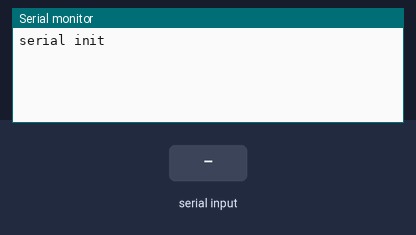
Simulated run of this sketch. Board: Arduino Uno, built with avr-gcc and run on an emulated ATmega328P. On the bench: the last lines printed to the serial monitor. Inputs (shaded band) come from the test bench.

Above: at 1.2 s.
1.3 s: "1" received over the second serial link
At 1.8 s:
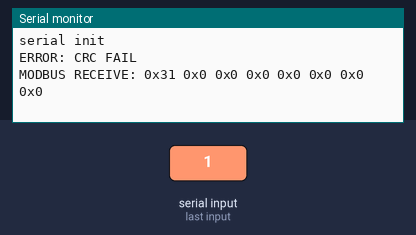
2.8 s: "0" received over the second serial link
At 4.0 s:
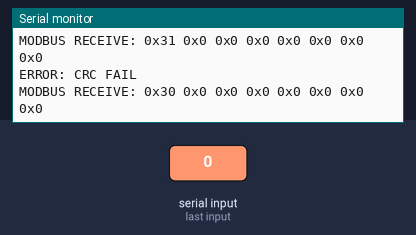
4.3 s: "2" received over the second serial link
At 5.3 s:
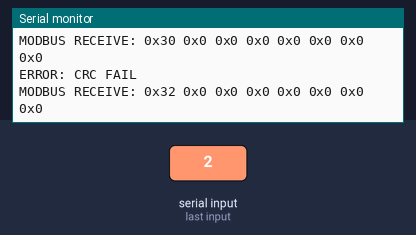

The sketch:

slave.ino
```cpp
#include <SoftwareSerial.h>

SoftwareSerial serial_modbus(2, 3);

const uint8_t SLAVE_SENDER_BUFF_SIZE = 7;
const uint8_t SLAVE_RECEIVER_BUFF_SIZE = 8;

typedef struct modbus_t {
  uint8_t sender_buff[SLAVE_SENDER_BUFF_SIZE] = {0};
  uint8_t sender_buff_index = 0;
  uint32_t sender_timer = 0;
  uint8_t receiver_buff[SLAVE_RECEIVER_BUFF_SIZE] = {0};
  uint8_t receiver_buff_index = 0;
  uint32_t receiver_timer = 0;
  uint8_t bytestream_receiving = 0;
  uint8_t bytestream_received = 0;
  uint8_t device_id = 0x00;
} modbus_t;
modbus_t modbus = {};

uint8_t error_buff[8] = {0};

int16_t ozone_val = 765;


void setup()
{
  Serial.begin(9600);
  serial_modbus.begin(9600);
  Serial.println("serial init");
  modbus.device_id = 0x16;
}

void modbus_process_query()
{
  uint8_t id = modbus.receiver_buff[0];
  uint8_t command = modbus.receiver_buff[1];
  uint8_t address = modbus.receiver_buff[3];
  uint8_t blocks = modbus.receiver_buff[5];
  uint8_t buff_data[2] = {0};
  uint16_to_uint8x2(buff_data, 2, ozone_val);

  if (command == 0x04 && address == 0x12 && blocks == 0x01)
  {
    modbus.sender_buff[0] = id;
    modbus.sender_buff[1] = command;
    modbus.sender_buff[2] = 0x02;
    modbus.sender_buff[3] = buff_data[0];
    modbus.sender_buff[4] = buff_data[1];
    modbus_crc16(modbus.sender_buff, SLAVE_SENDER_BUFF_SIZE-2);
  }
}


void loop()
{
  modbus_read();
  if (modbus.bytestream_received)
  {
    modbus.bytestream_received = 0;

    uint8_t crc_valid = modbus_crc16_check(modbus.receiver_buff, SLAVE_RECEIVER_BUFF_SIZE-2);
    if (crc_valid == 1)
    {
      Serial.println("CRC OK");
      uint8_t id_valid = modbus_match_id();
      if (id_valid == 1)
      {
        Serial.println("ID OK");
        modbus_process_query();
        modbus_write(modbus.sender_buff, SLAVE_SENDER_BUFF_SIZE);
        Serial.print("MODBUS SEND:    ");
        modbus_print_hex(modbus.sender_buff, SLAVE_SENDER_BUFF_SIZE);
        Serial.println();
      }
      else
      {
        Serial.println("ERROR: ID FAIL");
        modbus_write(error_buff, SLAVE_RECEIVER_BUFF_SIZE);
      }
    }
    else
    {
      Serial.println("ERROR: CRC FAIL");
      modbus_write(error_buff, SLAVE_RECEIVER_BUFF_SIZE);
    }
    Serial.print("MODBUS RECEIVE: ");
    modbus_print_hex(modbus.receiver_buff, SLAVE_RECEIVER_BUFF_SIZE);
  }
}
```

modbus.ino
```cpp
// use the same following settings for all RS485 devices in the same network
uint32_t baud_rate = 9600;
uint8_t n_data_bits = 8;
uint8_t n_stop_bits = 1;
uint8_t parity = 0;

void modbus_write(uint8_t *buf, int len)
{
  for(int pos = 0; pos < len; pos++)
  {
    serial_modbus.write(buf[pos]);
  }
}

void modbus_read()
{
  if (serial_modbus.available() > 0)
  {
    uint8_t c = serial_modbus.read();
    modbus.receiver_buff[modbus.receiver_buff_index] = c;
    modbus.receiver_buff_index++;
    modbus.bytestream_receiving = 1;
    modbus.receiver_timer = millis();
  }

  if (modbus.bytestream_receiving)
  {
    if (millis() - modbus.receiver_timer > 40)
    {
      modbus.receiver_buff_index = 0;
      modbus.bytestream_receiving = 0;
      modbus.bytestream_received = 1;
    }
  }
}

void modbus_print_hex(uint8_t *buf, int len)
{
  for(int i = 0; i < len; i++)
  {
    Serial.print("0x");
    Serial.print(buf[i], HEX);
    Serial.print(" ");
  }
  Serial.println();
}

void modbus_print_dec(uint8_t *buf, int len)
{
  for(int i = 0; i < len; i++)
  {
    Serial.print(buf[i]);
    Serial.print(" ");
  }
  Serial.println();
}

//////////////////////////////////////////////////
// CRC
//////////////////////////////////////////////////
void modbus_crc16(uint8_t *buf, int len)
{
  uint16_t crc = modbus_crc16_calculate(buf, len);
  modbus_crc16_update(buf, len, crc);
}

uint16_t modbus_crc16_calculate(uint8_t *buf, int len)
{
  uint16_t crc = 0xFFFF;
  for (int pos = 0; pos < len; pos++)
  {
    crc ^= (uint16_t)buf[pos];
    for (int i = 8; i != 0; i--)
    {
      if ((crc & 0x0001) != 0)
      {
        crc >>= 1;
        crc ^= 0xA001;
      }
      else
      {
        crc >>= 1;
      }
    }
  }
  return crc;
}

void modbus_crc16_update(uint8_t *buf, int len, uint16_t crc)
{
    uint8_t highByte = (crc >> 8) & 0xFF;
    uint8_t lowByte = crc & 0xFF;
    buf[len] = lowByte;
    buf[len+1] = highByte;
}


uint8_t modbus_crc16_check(uint8_t *buf, int len)
{
  uint8_t crc_valid = 0;
  uint16_t crc_cur = modbus_crc16_calculate(buf, len);
  uint8_t crc_cur_hb = (crc_cur >> 8) & 0xFF;
  uint8_t crc_cur_lb = crc_cur & 0xFF;
  uint8_t crc_old_hb = buf[len+1];
  uint8_t crc_old_lb = buf[len];
  if (crc_cur_hb == crc_old_hb && crc_cur_lb == crc_old_lb)
  {
    crc_valid = 1;
  }
  else
  {
    crc_valid = 0;
  }
  return crc_valid;
}

uint8_t modbus_match_id()
{
  uint8_t id_valid = 0;
  if (modbus.receiver_buff[0] == modbus.device_id)
  {
    id_valid = 1;
  }
  return id_valid;
}


void uint16_to_uint8x2(uint8_t *buf, int len, uint16_t val)
{
  if (len == 2)
  {
    uint8_t high_byte = (val >> 8) & 0xFF;
    uint8_t low_byte = val & 0xFF;
    buf[0] = high_byte;
    buf[1] = low_byte;
  }
}

uint16_t uint8x2_to_uint16(uint8_t high_byte, uint8_t low_byte)
{
  uint16_t res = (high_byte << 8) + low_byte;
  return res;
} 
```

Measured:
- after the input at 1.3 s, the serial monitor: prints a new line at once (image 1)
- after the input at 2.8 s, the serial monitor: prints a new line after 0.06 s (image 2)
- after the input at 4.3 s, the serial monitor: prints a new line after 0.06 s (image 3)
